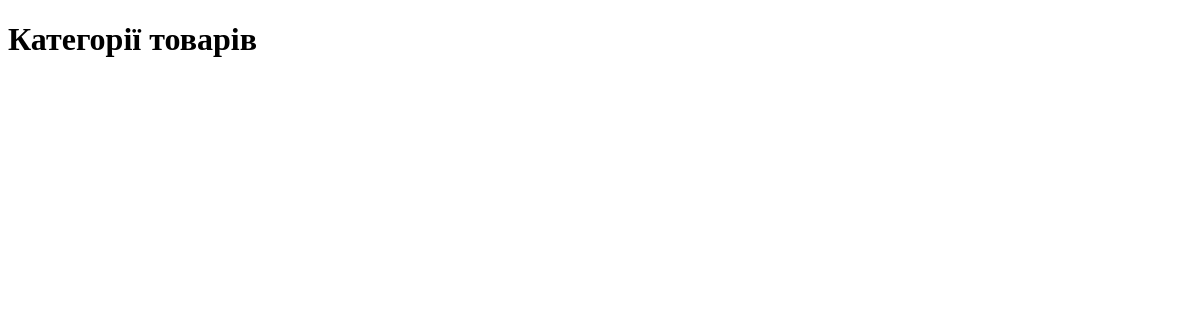
Page /categories/ on the earlier database version.
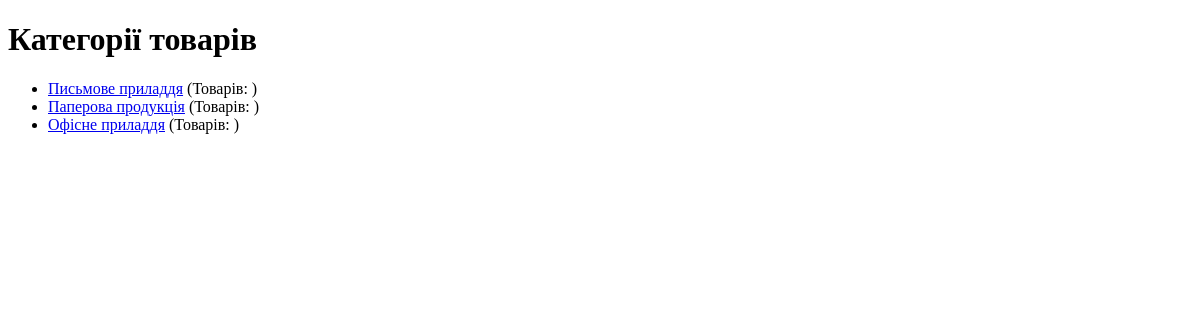
Same page on the later database version.
### storeapp/models.py (models this page shows, shortened)
class Category(models.Model):
    title = models.CharField(max_length=180)
    def get_absolute_url(self):
        return reverse('storeapp:category_detail', args=[str(self.id)])

### storeapp/views.py (the view)
# urls.py: path("categories/", CategoryListView.as_view(), name="category_list"),
class CategoryListView(ListView):
    model = Category
    template_name = "storeapp/Category/Category_List.html"
    context_object_name = "categories"

### templates/storeapp/Category/Category_List.html (shortened to what this page needs)
<!DOCTYPE html>
<html lang="en">
<head>
</head>
<body>
<h1>Категорії товарів</h1>
<ul>
  {% for category in categories %}
    <li>
      <a href="{{ category.get_absolute_url }}">{{ category.title }}</a>
      (Товарів: {{ category.product_count }})
    </li>
  {% endfor %}
</ul>
</body>
</html>

Differences in the rows shown:
added Category: title "Письмове приладдя"
added Category: title "Паперова продукція"
added Category: title "Офісне приладдя"
